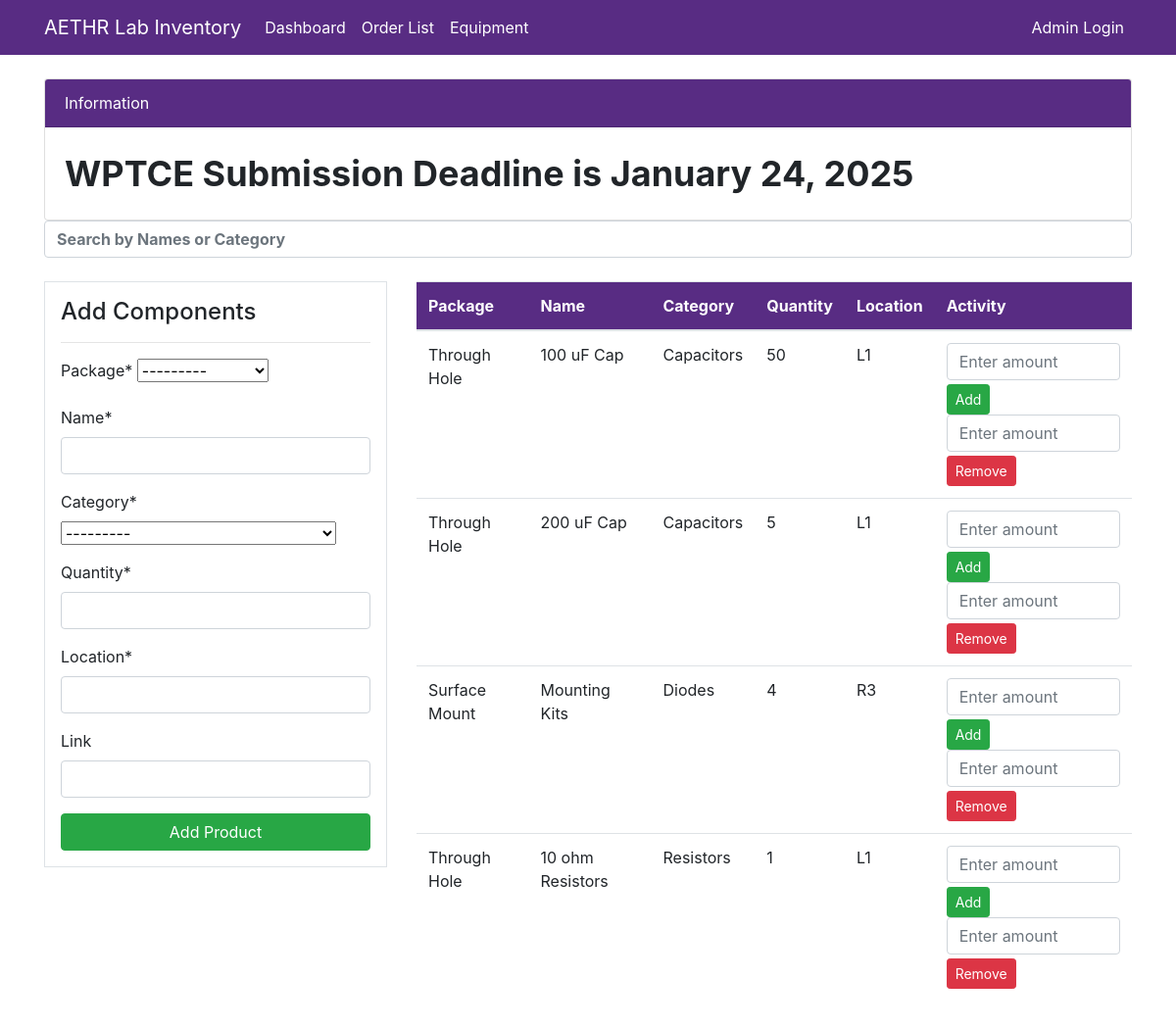
The app's page /, older data.
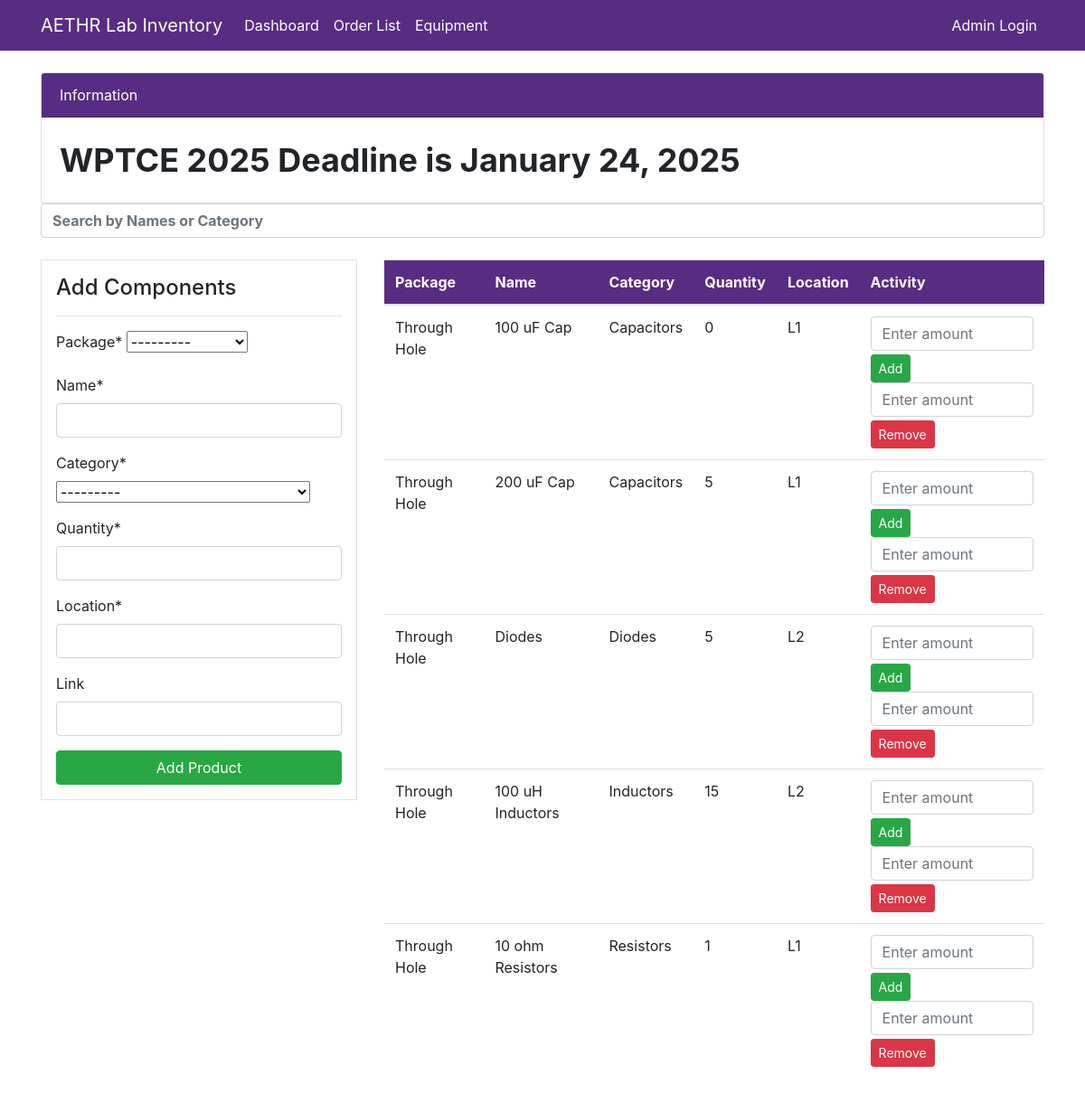
The same page, newer data.
### dashboard/models.py (models this page shows, shortened)
class MarqueeText(models.Model):
    text = models.CharField(max_length=255, help_text="Text to display in the marquee")

class Product(models.Model):
    name = models.CharField(max_length=200, null=True)
    package = models.CharField(max_length=20, choices=PACKAGE, null=True)
    category = models.CharField(max_length=50, choices=CATEGORY, null=True)
    quantity = models.PositiveIntegerField(null=True)
    location = models.CharField(max_length=20, null=True)
    link = models.URLField(max_length=500, null=True, blank=True)  # New field for item links

### dashboard/views.py (the view)
# urls.py: path('', views.index, name ='dashboard-index'),
def index(request):
    marquee_text = MarqueeText.objects.first()
    items = Product.objects.order_by('category', 'name')
    if request.method =='POST':
        form = ProductForm(request.POST)
        if form.is_valid():
            form.save()
            return redirect('dashboard-index')
    else:
        form = ProductForm()
    context={
        'items': items,
        'marquee_text': marquee_text,
        'form': form,
    }
    return render(request, 'dashboard/index.html', context)

### dashboard/forms.py
class ProductForm(forms.ModelForm):
    class Meta:
        model = Product
        fields = ['package','name','category','quantity','location','link']

### dashboard/context_processors.py (called while the page is built)
def marquee_text_processor(request):
    marquee_text = MarqueeText.objects.first()
    return {'marquee_text': marquee_text}

### templates/dashboard/index.html (shortened to what this page needs)
{% extends 'partials/base.html' %}
{% block content %}
{% include 'partials/table.html'%}
{% endblock %}

### templates/partials/nav.html (shortened to what this page needs)
<nav class="navbar navbar-expand-lg navbar-info custom-navbar">
    <div class="container">
        <a class="navbar-brand text-white" href="{% url 'dashboard-index' %}">AETHR Lab Inventory</a>
        <div class="collapse navbar-collapse" id="navbarSupportedContent">
            <ul class="navbar-nav mr-auto">
                <li class="nav-item active">
                    <a class="nav-link text-white" href="{% url 'dashboard-index' %}">Dashboard </a>
                </li>
                <li class="nav-item active">
                    <a class="nav-link text-white" href="{% url 'dashboard-staff' %}">Order List </a>
                </li>
                <li class="nav-item active">
                    <a class="nav-link text-white" href="{% url 'equipment_page' %}">Equipment </a>
                </li>
            </ul>
            <ul class="navbar-nav ml-auto">
                <li class="nav-item">
                    <a class="nav-link text-white" href="{% url 'admin' %}">Admin Login</a>
                </li>
            </ul>
        </div>
    </div>
</nav>
<br>
<div class="container custom">
    <div class="row mt-12">
        <div class="col-md-12">
            <div class="card">
                <div class="card-header custom-navbar text-white">
                    Information
                </div>
                <div class="card-body">
                    <marquee behavior="" direction="" style="font-size: 36px; font-weight: bold;">
                        {{ marquee_text.text }}
                    </marquee>
                </div>
            </div>
        </div>
    </div>
</div>

### templates/partials/table.html (shortened to what this page needs)
{% load crispy_forms_tags%}
<div class="container">
        <input
        type="text"
        id="searchInput"
        class="form-control mb-3"
        style="font-weight: bold;"
        placeholder="Search by Names or Category"
        onkeyup="searchTable()"
        />
    <div class="row my-4">
        <div class="col-md-4">
            <div class="border bg-white p-3">
                <h4>Add Components</h4>
                <hr>
                <form method="POST">
                    {{ form | crispy}}
                    <input class="btn btn-success btn-block" type="submit" value="Add Product">
                </form>
            </div>
        </div>
        <div class="col-md-8">
            <table class="table bg-white" id="dataTable">
                <thead class="custom-navbar">
                    <tr class="text-white">
                        <th scope="col">Package</th>
                        <th scope="col">Name</th>
                        <th scope="col">Category</th>
                        <th scope="col">Quantity</th>
                        <th scope="col">Location</th>
                        <th scope="col">Activity</th>
                    </tr>
                </thead>
                <tbody>
                    {% for item in items %}
                    <tr>
                        <td>{{ item.package }}</td>
                        <td>{{ item.name }}</td>
                        <td>{{ item.category}}</td>
                        <td>{{ item.quantity}}</td>
                        <td>{{ item.location}}</td>
                        <td>
                            <form method="POST" action="{% url 'add_quantity' item.id %}">
                                <input type="number" name="quantity" class="form-control mb-1" placeholder="Enter amount" min="1">
                                <button type="submit" class="btn btn-success btn-sm">Add</button>
                            </form>
                            <form method="POST" action="{% url 'remove_quantity' item.id %}">
                                <input type="number" name="quantity" class="form-control mb-1" placeholder="Enter amount" min="1">
                                <button type="submit" class="btn btn-danger btn-sm">Remove</button>
                            </form>
                        </td>
                    </tr>
                    {% endfor %}
                </tbody>
            </table>
        </div>
    </div>
</div>

Row changes from the older to the newer data that the page shows:
removed Product: package "Surface Mount", name "Mounting Kits", category "Diodes", quantity "4", location "R3"
changed MarqueeText: text "WPTCE Submission Deadline is January 24, 2025" → "WPTCE 2025 Deadline is January 24, 2025"
changed Product "100 uF Cap": quantity "50" → "0"
added Product: package "Through Hole", name "Diodes", category "Diodes", quantity "5", location "L2"
added Product: package "Through Hole", name "100 uH Inductors", category "Inductors", quantity "15", location "L2"
